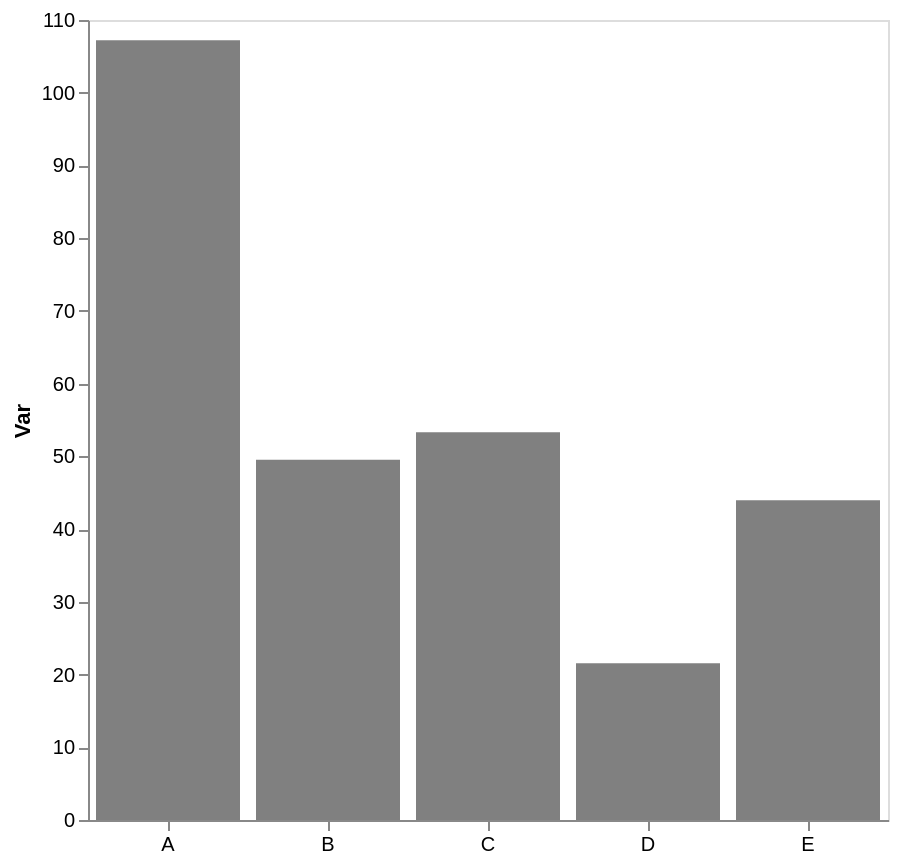

Express this chart as Vega-Lite.
### Vega-Lite specification from a JSON file in a GitHub repository (floating-point values rounded to 4 significant figures)
{"config": {"view": {"continuousWidth": 300, "continuousHeight": 300}, "axis": {"grid": false}, "bar": {"color": "gray"}}, "data": {"name": "data-74dc29076ea4f14d6c188c5f47e5f986"}, "mark": {"type": "bar"}, "encoding": {"x": {"axis": {"labelAngle": 0, "title": null}, "field": "cat", "type": "nominal"}, "y": {"aggregate": "mean", "axis": {"title": "Var"}, "field": "var1", "type": "quantitative"}}, "height": 400, "width": 400, "$schema": "https://vega.github.io/schema/vega-lite/v5.17.0.json", "datasets": {"data-74dc29076ea4f14d6c188c5f47e5f986": [{"cat": "D", "var1": 20.45, "var2": 53.2}, {"cat": "B", "var1": 40.68, "var2": 59.06}, {"cat": "A", "var1": 104.2, "var2": 50.91}, {"cat": "E", "var1": 47.68, "var2": 57.24}, {"cat": "C", "var1": 50.3, "var2": 44.59}, {"cat": "E", "var1": 40.24, "var2": 44.83}, {"cat": "C", "var1": 52.55, "var2": 58.59}, {"cat": "C", "var1": 57.1, "var2": 48.25}, {"cat": "A", "var1": 110.2, "var2": 42.73}, {"cat": "B", "var1": 45.08, "var2": 49.48}, {"cat": "B", "var1": 62.88, "var2": 41.97}, {"cat": "D", "var1": 22.67, "var2": 63.36}]}}
